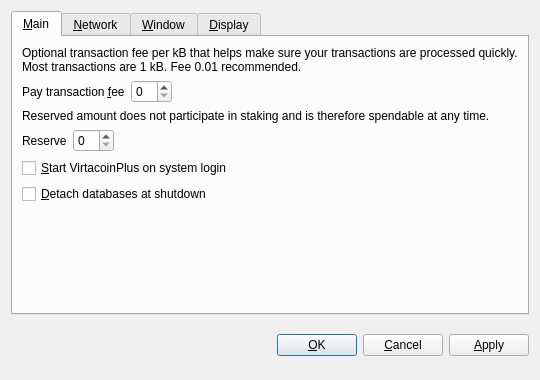
<?xml version="1.0" encoding="UTF-8"?>
<ui version="4.0">
 <class>OptionsDialog</class>
 <widget class="QDialog" name="OptionsDialog">
  <property name="geometry">
   <rect>
    <x>0</x>
    <y>0</y>
    <width>540</width>
    <height>380</height>
   </rect>
  </property>
  <property name="windowTitle">
   <string>Options</string>
  </property>
  <property name="modal">
   <bool>true</bool>
  </property>
  <layout class="QVBoxLayout" name="verticalLayout">
   <item>
    <widget class="QTabWidget" name="tabWidget">
     <property name="tabPosition">
      <enum>QTabWidget::North</enum>
     </property>
     <property name="currentIndex">
      <number>0</number>
     </property>
     <widget class="QWidget" name="tabMain">
      <attribute name="title">
       <string>&amp;Main</string>
      </attribute>
      <layout class="QVBoxLayout" name="verticalLayout_Main">
       <item>
        <widget class="QLabel" name="transactionFeeInfoLabel">
         <property name="text">
          <string>Optional transaction fee per kB that helps make sure your transactions are processed quickly. Most transactions are 1 kB. Fee 0.01 recommended.</string>
         </property>
         <property name="textFormat">
          <enum>Qt::PlainText</enum>
         </property>
         <property name="wordWrap">
          <bool>true</bool>
         </property>
        </widget>
       </item>
       <item>
        <layout class="QHBoxLayout" name="horizontalLayoutFee">
         <item>
          <widget class="QLabel" name="transactionFeeLabel">
           <property name="text">
            <string>Pay transaction &amp;fee</string>
           </property>
           <property name="textFormat">
            <enum>Qt::PlainText</enum>
           </property>
           <property name="buddy">
            <cstring>transactionFee</cstring>
           </property>
          </widget>
         </item>
         <item>
          <widget class="BitcoinAmountField" name="transactionFee"/>
         </item>
         <item>
          <spacer name="horizontalSpacerFee">
           <property name="orientation">
            <enum>Qt::Horizontal</enum>
           </property>
           <property name="sizeHint" stdset="0">
            <size>
             <width>40</width>
             <height>20</height>
            </size>
           </property>
          </spacer>
         </item>
        </layout>
       </item>
       <item>
        <widget class="QLabel" name="reserveBalanceInfoLabel">
         <property name="text">
          <string>Reserved amount does not participate in staking and is therefore spendable at any time.</string>
         </property>
         <property name="textFormat">
          <enum>Qt::PlainText</enum>
         </property>
         <property name="wordWrap">
          <bool>true</bool>
         </property>
        </widget>
       </item>
       <item>
        <layout class="QHBoxLayout" name="horizontalLayoutReserveBalance">
         <item>
          <widget class="QLabel" name="reserveBalanceLabel">
           <property name="text">
            <string>Reserve</string>
           </property>
           <property name="textFormat">
            <enum>Qt::PlainText</enum>
           </property>
           <property name="buddy">
            <cstring>reserveBalance</cstring>
           </property>
          </widget>
         </item>
         <item>
          <widget class="BitcoinAmountField" name="reserveBalance"/>
         </item>
         <item>
          <spacer name="horizontalSpacerReserveBalance">
           <property name="orientation">
            <enum>Qt::Horizontal</enum>
           </property>
           <property name="sizeHint" stdset="0">
            <size>
             <width>40</width>
             <height>20</height>
            </size>
           </property>
          </spacer>
         </item>
        </layout>
       </item>
       <item>
        <widget class="QCheckBox" name="bitcoinAtStartup">
         <property name="toolTip">
          <string>Automatically start VirtacoinPlus after logging in to the system.</string>
         </property>
         <property name="text">
          <string>&amp;Start VirtacoinPlus on system login</string>
         </property>
        </widget>
       </item>
       <item>
        <widget class="QCheckBox" name="detachDatabases">
         <property name="toolTip">
          <string>Detach block and address databases at shutdown. This means they can be moved to another data directory, but it slows down shutdown. The wallet is always detached.</string>
         </property>
         <property name="text">
          <string>&amp;Detach databases at shutdown</string>
         </property>
        </widget>
       </item>
       <item>
        <spacer name="verticalSpacer_Main">
         <property name="orientation">
          <enum>Qt::Vertical</enum>
         </property>
         <property name="sizeHint" stdset="0">
          <size>
           <width>20</width>
           <height>40</height>
          </size>
         </property>
        </spacer>
       </item>
      </layout>
     </widget>
     <widget class="QWidget" name="tabNetwork">
      <attribute name="title">
       <string>&amp;Network</string>
      </attribute>
      <layout class="QVBoxLayout" name="verticalLayout_Network">
       <item>
        <widget class="QCheckBox" name="mapPortUpnp">
         <property name="toolTip">
          <string>Automatically open the VirtacoinPlus client port on the router. This only works when your router supports UPnP and it is enabled.</string>
         </property>
         <property name="text">
          <string>Map port using &amp;UPnP</string>
         </property>
        </widget>
       </item>
       <item>
        <widget class="QCheckBox" name="connectSocks">
         <property name="toolTip">
          <string>Connect to the VirtacoinPlus network through a SOCKS proxy (e.g. when connecting through Tor).</string>
         </property>
         <property name="text">
          <string>&amp;Connect through SOCKS proxy:</string>
         </property>
        </widget>
       </item>
       <item>
        <layout class="QHBoxLayout" name="horizontalLayout_Network">
         <item>
          <widget class="QLabel" name="proxyIpLabel">
           <property name="text">
            <string>Proxy &amp;IP:</string>
           </property>
           <property name="textFormat">
            <enum>Qt::PlainText</enum>
           </property>
           <property name="buddy">
            <cstring>proxyIp</cstring>
           </property>
          </widget>
         </item>
         <item>
          <widget class="QValidatedLineEdit" name="proxyIp">
           <property name="maximumSize">
            <size>
             <width>140</width>
             <height>16777215</height>
            </size>
           </property>
           <property name="toolTip">
            <string>IP address of the proxy (e.g. 127.0.0.1)</string>
           </property>
          </widget>
         </item>
         <item>
          <widget class="QLabel" name="proxyPortLabel">
           <property name="text">
            <string>&amp;Port:</string>
           </property>
           <property name="textFormat">
            <enum>Qt::PlainText</enum>
           </property>
           <property name="buddy">
            <cstring>proxyPort</cstring>
           </property>
          </widget>
         </item>
         <item>
          <widget class="QLineEdit" name="proxyPort">
           <property name="maximumSize">
            <size>
             <width>55</width>
             <height>16777215</height>
            </size>
           </property>
           <property name="toolTip">
            <string>Port of the proxy (e.g. 9050)</string>
           </property>
          </widget>
         </item>
         <item>
          <widget class="QLabel" name="socksVersionLabel">
           <property name="text">
            <string>SOCKS &amp;Version:</string>
           </property>
           <property name="textFormat">
            <enum>Qt::PlainText</enum>
           </property>
           <property name="buddy">
            <cstring>socksVersion</cstring>
           </property>
          </widget>
         </item>
         <item>
          <widget class="QValueComboBox" name="socksVersion">
           <property name="toolTip">
            <string>SOCKS version of the proxy (e.g. 5)</string>
           </property>
          </widget>
         </item>
         <item>
          <spacer name="horizontalSpacer_Network">
           <property name="orientation">
            <enum>Qt::Horizontal</enum>
           </property>
           <property name="sizeHint" stdset="0">
            <size>
             <width>40</width>
             <height>20</height>
            </size>
           </property>
          </spacer>
         </item>
        </layout>
       </item>
       <item>
        <spacer name="verticalSpacer_Network">
         <property name="orientation">
          <enum>Qt::Vertical</enum>
         </property>
         <property name="sizeHint" stdset="0">
          <size>
           <width>20</width>
           <height>40</height>
          </size>
         </property>
        </spacer>
       </item>
      </layout>
     </widget>
     <widget class="QWidget" name="tabWindow">
      <attribute name="title">
       <string>&amp;Window</string>
      </attribute>
      <layout class="QVBoxLayout" name="verticalLayout_Window">
       <item>
        <widget class="QCheckBox" name="minimizeToTray">
         <property name="toolTip">
          <string>Show only a tray icon after minimizing the window.</string>
         </property>
         <property name="text">
          <string>&amp;Minimize to the tray instead of the taskbar</string>
         </property>
        </widget>
       </item>
       <item>
        <widget class="QCheckBox" name="minimizeOnClose">
         <property name="toolTip">
          <string>Minimize instead of exit the application when the window is closed. When this option is enabled, the application will be closed only after selecting Quit in the menu.</string>
         </property>
         <property name="text">
          <string>M&amp;inimize on close</string>
         </property>
        </widget>
       </item>
       <item>
        <spacer name="verticalSpacer_Window">
         <property name="orientation">
          <enum>Qt::Vertical</enum>
         </property>
         <property name="sizeHint" stdset="0">
          <size>
           <width>20</width>
           <height>40</height>
          </size>
         </property>
        </spacer>
       </item>
      </layout>
     </widget>
     <widget class="QWidget" name="tabDisplay">
      <attribute name="title">
       <string>&amp;Display</string>
      </attribute>
      <layout class="QVBoxLayout" name="verticalLayout_Display">
       <item>
        <layout class="QHBoxLayout" name="horizontalLayout_1_Display">
         <item>
          <widget class="QLabel" name="langLabel">
           <property name="text">
            <string>User Interface &amp;language:</string>
           </property>
           <property name="textFormat">
            <enum>Qt::PlainText</enum>
           </property>
           <property name="buddy">
            <cstring>lang</cstring>
           </property>
          </widget>
         </item>
         <item>
          <widget class="QValueComboBox" name="lang">
           <property name="toolTip">
            <string>The user interface language can be set here. This setting will take effect after restarting VirtacoinPlus.</string>
           </property>
          </widget>
         </item>
        </layout>
       </item>
       <item>
        <layout class="QHBoxLayout" name="horizontalLayout_2_Display">
         <item>
          <widget class="QLabel" name="unitLabel">
           <property name="text">
            <string>&amp;Unit to show amounts in:</string>
           </property>
           <property name="textFormat">
            <enum>Qt::PlainText</enum>
           </property>
           <property name="buddy">
            <cstring>unit</cstring>
           </property>
          </widget>
         </item>
         <item>
          <widget class="QValueComboBox" name="unit">
           <property name="toolTip">
            <string>Choose the default subdivision unit to show in the interface and when sending coins.</string>
           </property>
          </widget>
         </item>
        </layout>
       </item>
       <item>
        <widget class="QCheckBox" name="displayAddresses">
         <property name="toolTip">
          <string>Whether to show VirtacoinPlus addresses in the transaction list or not.</string>
         </property>
         <property name="text">
          <string>&amp;Display addresses in transaction list</string>
         </property>
        </widget>
       </item>
       <item>
        <widget class="QCheckBox" name="coinControlFeatures">
         <property name="toolTip">
          <string>Whether to show coin control features or not.</string>
         </property>
         <property name="text">
          <string>Display coin &amp;control features (experts only!)</string>
         </property>
        </widget>
       </item>
       <item>
        <spacer name="verticalSpacer_Display">
         <property name="orientation">
          <enum>Qt::Vertical</enum>
         </property>
         <property name="sizeHint" stdset="0">
          <size>
           <width>20</width>
           <height>40</height>
          </size>
         </property>
        </spacer>
       </item>
      </layout>
     </widget>
    </widget>
   </item>
   <item>
    <layout class="QHBoxLayout" name="horizontalLayout_Buttons">
     <item>
      <spacer name="horizontalSpacer_1">
       <property name="orientation">
        <enum>Qt::Horizontal</enum>
       </property>
       <property name="sizeHint" stdset="0">
        <size>
         <width>40</width>
         <height>48</height>
        </size>
       </property>
      </spacer>
     </item>
     <item>
      <widget class="QLabel" name="statusLabel">
       <property name="font">
        <font>
         <weight>75</weight>
         <bold>true</bold>
        </font>
       </property>
       <property name="text">
        <string/>
       </property>
       <property name="textFormat">
        <enum>Qt::PlainText</enum>
       </property>
       <property name="wordWrap">
        <bool>true</bool>
       </property>
      </widget>
     </item>
     <item>
      <spacer name="horizontalSpacer_2">
       <property name="orientation">
        <enum>Qt::Horizontal</enum>
       </property>
       <property name="sizeHint" stdset="0">
        <size>
         <width>40</width>
         <height>48</height>
        </size>
       </property>
      </spacer>
     </item>
     <item>
      <widget class="QPushButton" name="okButton">
       <property name="text">
        <string>&amp;OK</string>
       </property>
      </widget>
     </item>
     <item>
      <widget class="QPushButton" name="cancelButton">
       <property name="text">
        <string>&amp;Cancel</string>
       </property>
       <property name="autoDefault">
        <bool>false</bool>
       </property>
      </widget>
     </item>
     <item>
      <widget class="QPushButton" name="applyButton">
       <property name="text">
        <string>&amp;Apply</string>
       </property>
       <property name="autoDefault">
        <bool>false</bool>
       </property>
      </widget>
     </item>
    </layout>
   </item>
  </layout>
 </widget>
 <customwidgets>
  <customwidget>
   <class>BitcoinAmountField</class>
   <extends>QSpinBox</extends>
   <header>bitcoinamountfield.h</header>
  </customwidget>
  <customwidget>
   <class>QValueComboBox</class>
   <extends>QComboBox</extends>
   <header>qvaluecombobox.h</header>
  </customwidget>
  <customwidget>
   <class>QValidatedLineEdit</class>
   <extends>QLineEdit</extends>
   <header>qvalidatedlineedit.h</header>
  </customwidget>
 </customwidgets>
 <resources/>
 <connections/>
</ui>
